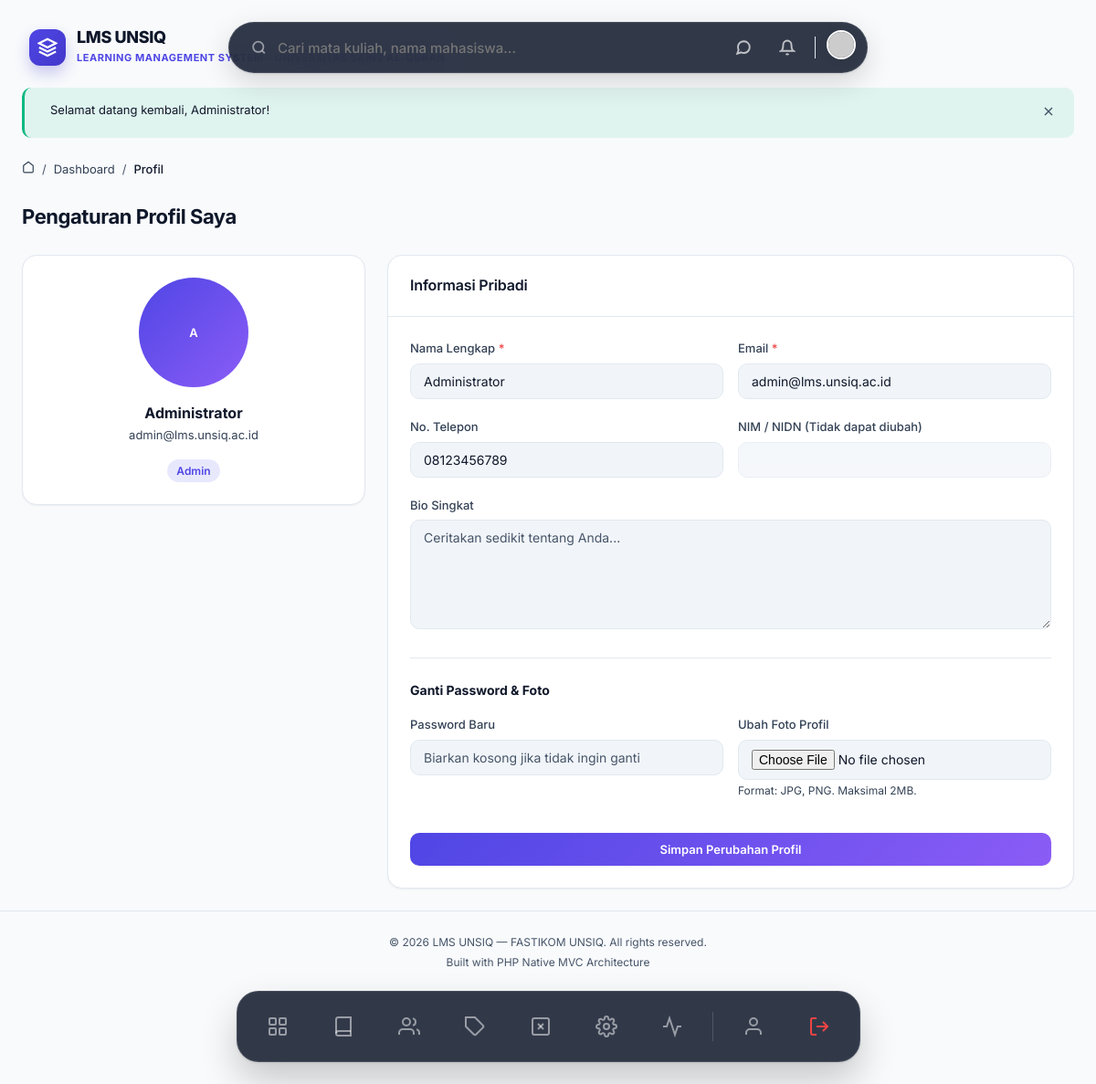
Screenshot of /profile (signed in) with the database file from the repository.
### tables this page shows
CREATE TABLE IF NOT EXISTS settings (
    id INT AUTO_INCREMENT PRIMARY KEY,
    key_name VARCHAR(100) NOT NULL UNIQUE,
    value TEXT NULL,
    group_name VARCHAR(50) NOT NULL DEFAULT 'general',
    description VARCHAR(255) NULL,
    INDEX idx_settings_group (group_name)
);

CREATE TABLE IF NOT EXISTS users (
    id INT AUTO_INCREMENT PRIMARY KEY,
    name VARCHAR(100) NOT NULL,
    email VARCHAR(150) NOT NULL UNIQUE,
    password VARCHAR(255) NOT NULL,
    role ENUM('admin', 'dosen', 'mahasiswa') NOT NULL DEFAULT 'mahasiswa',
    nim_nidn VARCHAR(30) NULL COMMENT 'NIM untuk mahasiswa, NIDN untuk dosen',
    phone VARCHAR(20) NULL,
    avatar VARCHAR(255) NULL,
    bio TEXT NULL,
    is_active TINYINT(1) NOT NULL DEFAULT 1,
    last_login_at DATETIME NULL,
    created_at TIMESTAMP DEFAULT CURRENT_TIMESTAMP,
    updated_at TIMESTAMP DEFAULT CURRENT_TIMESTAMP ON UPDATE CURRENT_TIMESTAMP,
    INDEX idx_users_role (role),
    INDEX idx_users_email (email),
    INDEX idx_users_nim_nidn (nim_nidn)
);

### app/Views/profile/edit.php (the view, shortened to what the rows shown need)
<div class="animate-fade-in">
    <div class="page-header"><h1>Pengaturan Profil Saya</h1></div>
    <div class="dashboard-grid" style="grid-template-columns: 1fr 2fr;">
        <div class="card text-center mb-4" style="height:max-content;">
            <div class="card-body">
                <div class="user-avatar" style="width:120px;height:120px;font-size:40px;margin:0 auto 16px;">
                    <?php if (!empty($user['avatar'])): ?>
                        <img src="<?= upload_url($user['avatar']) ?>" alt="Avatar">
                    <?php else: ?>
                        <span class="avatar-initial"><?= strtoupper(substr($user['name'], 0, 1)) ?></span>
                    <?php endif; ?>
                </div>
                <h3 style="font-size:var(--font-size-lg);"><?= e($user['name']) ?></h3>
                <p class="text-muted text-sm"><?= e($user['email']) ?></p>
                <div class="mt-3"><span class="badge badge-primary"><?= ucfirst($user['role']) ?></span></div>
            </div>
        </div>
        <div class="card">
            <div class="card-header"><h3>Informasi Pribadi</h3></div>
            <div class="card-body">
                <form method="POST" action="<?= url('/profile/update') ?>" enctype="multipart/form-data">
                    <div class="form-row">
                        <div class="form-group">
                            <label class="form-label">Nama Lengkap <span class="required">*</span></label>
                            <input type="text" name="name" class="form-control" value="<?= e($user['name']) ?>" required>
                        </div>
                        <div class="form-group">
                            <label class="form-label">Email <span class="required">*</span></label>
                            <input type="email" name="email" class="form-control" value="<?= e($user['email']) ?>" required>
                        </div>
                    </div>
                    <div class="form-row">
                        <div class="form-group">
                            <label class="form-label">No. Telepon</label>
                            <input type="text" name="phone" class="form-control" value="<?= e($user['phone']) ?>">
                        </div>
                        <div class="form-group">
                            <label class="form-label">NIM / NIDN (Tidak dapat diubah)</label>
                            <input type="text" class="form-control" value="<?= e($user['nim_nidn']) ?>" disabled style="opacity:0.7">
                        </div>
                    </div>
                    <div class="form-group">
                        <label class="form-label">Bio Singkat</label>
                        <textarea name="bio" class="form-control" rows="3" placeholder="Ceritakan sedikit tentang Anda..."><?= e($user['bio']) ?></textarea>
                    </div>
                    <hr style="border:0;border-top:1px solid var(--border-color);margin:24px 0;">
                    <h4 class="mb-3">Ganti Password & Foto</h4>
                    <div class="form-row">
                        <div class="form-group">
                            <label class="form-label">Password Baru</label>
                            <input type="password" name="password" class="form-control" placeholder="Biarkan kosong jika tidak ingin ganti" minlength="6">
                        </div>
                        <div class="form-group">
                            <label class="form-label">Ubah Foto Profil</label>
                            <input type="file" name="avatar" class="form-control" accept="image/*">
                            <span class="form-text text-muted">Format: JPG, PNG. Maksimal 2MB.</span>
                        </div>
                    </div>
                    <button type="submit" class="btn btn-primary mt-3 w-full" style="justify-content:center;">Simpan Perubahan Profil</button>
                </form>
            </div>
        </div>
    </div>
</div>

### app/Core/Router.php (shortened to what the rows shown need)
<?php
class Router
{
    private array $routes = [
        'GET'    => [],
        'POST'   => [],
        'PUT'    => [],
        'DELETE' => [],
    ];
    private function addRoute(string $method, string $uri, array $action, array $middleware = []): self
    {
        $this->routes[$method][] = [
            'uri'        => $uri,
            'controller' => $action[0],
            'method'     => $action[1],
            'middleware'  => $middleware,
        ];
        return $this;
    }
    public function dispatch(string $requestMethod, string $requestUri): void
    {
        $routes = $this->routes[$requestMethod] ?? [];
        foreach ($routes as $route) {
            $params = $this->matchRoute($route['uri'], $requestUri);
            if ($params !== false) {
                $methodName      = $route['method'];
                $controller = new $controllerClass();
                call_user_func_array([$controller, $methodName], $params);
                return;
            }
        }
        throw new Exceptions\NotFoundException("Route [{$requestMethod} {$requestUri}] not found.");
    }
    private function matchRoute(string $routeUri, string $requestUri): array|false
    {
        $pattern = preg_replace('/\{([a-zA-Z_]+)\}/', '([a-zA-Z0-9_-]+)', $routeUri);
        $pattern = '#^' . $pattern . '$#';
        if (preg_match($pattern, $requestUri, $matches)) {
            array_shift($matches);
            return $matches;
        }
        return false;
    }
}

### app/Views/partials/navbar.php (shortened to what the rows shown need)
<?php
$user = $currentUser ?? \App\Core\Session::user();
$notifCount = 0;
try {
    $notifModel = new \App\Models\Notification();
    $notifCount = $notifModel->countUnread($user['id'] ?? 0);
} catch (\Throwable $e) {}
?>
<div style="display: flex; justify-content: center; position: sticky; top: 24px; z-index: 999; margin-bottom: 24px; pointer-events: none; width: 100%;">
<?php
    $settingModel = new \App\Models\Setting();
    $siteName = $settingModel->getValue('site_name', 'LMS UNSIQ');
    $siteDesc = $settingModel->getValue('site_description', 'Portal Akademik');
    $siteLogo = $settingModel->getValue('site_logo');
?>
    <a href="<?= url('/dashboard') ?>" style="position: absolute; left: 32px; top: 50%; transform: translateY(-50%); pointer-events: auto; display: flex; align-items: center; gap: 12px; text-decoration: none; transition: transform 0.2s;" onmouseover="this.style.transform='translateY(-50%) scale(1.02)'" onmouseout="this.style.transform='translateY(-50%) scale(1)'">
        <?php if (!empty($siteLogo)): ?>
            <img src="<?= e(str_starts_with($siteLogo, 'http') ? $siteLogo : upload_url($siteLogo)) ?>" alt="Logo" style="width: 40px; height: 40px; border-radius: 8px; object-fit: contain;">
        <?php else: ?>
            <div style="width: 40px; height: 40px; background: linear-gradient(135deg, #4f46e5, #4338ca); border-radius: 12px; display: flex; justify-content: center; align-items: center; box-shadow: 0 8px 16px rgba(67,56,202,0.25);">
                <svg width="22" height="22" viewBox="0 0 24 24" fill="none" stroke="white" stroke-width="2.5"><path d="M12 2L2 7l10 5 10-5-10-5z"/><path d="M2 17l10 5 10-5"/><path d="M2 12l10 5 10-5"/></svg>
            </div>
        <?php endif; ?>
        <div>
            <h1 style="font-size: 18px; font-weight: 800; color: var(--text-primary); letter-spacing: -0.02em; margin: 0; line-height: 1.1;"><?= e($siteName) ?></h1>
            <span style="font-size: 11px; font-weight: 700; color: var(--accent-primary); letter-spacing: 0.05em; text-transform: uppercase;"><?= e($siteDesc) ?></span>
        </div>
    </a>
    <div style="pointer-events: auto; display: flex; justify-content: space-between; align-items: center; background: rgba(15, 23, 42, 0.85); backdrop-filter: blur(16px); padding: 8px 12px 8px 24px; border-radius: 999px; box-shadow: 0 10px 30px rgba(0,0,0,0.15), 0 1px 3px rgba(0,0,0,0.1); border: 1px solid rgba(255,255,255,0.1); width: 100%; max-width: 700px; transition: all 0.3s cubic-bezier(0.34, 1.56, 0.64, 1);">
        <form action="<?= url('/search') ?>" method="GET" style="display: flex; align-items: center; gap: 12px; flex: 1; margin:0;">
            <svg width="18" height="18" viewBox="0 0 24 24" fill="none" stroke="currentColor" stroke-width="2.5" style="color: rgba(255,255,255,0.5);"><circle cx="11" cy="11" r="8"/><line x1="21" y1="21" x2="16.65" y2="16.65"/></svg>
            <input type="text" name="q" placeholder="Cari mata kuliah, nama mahasiswa..." style="border: none; background: transparent; width: 100%; font-size: 15px; font-weight: 500; outline: none; color: white; font-family: inherit;" autocomplete="off">
        </form>
        <div style="display: flex; align-items: center; gap: 12px;">
            <a href="<?= url('/messages') ?>" style="position:relative; text-decoration: none; width: 36px; height: 36px; display: flex; align-items: center; justify-content: center; border-radius: 50%; color: rgba(255,255,255,0.7); transition: background 0.2s;" onmouseover="this.style.background='rgba(255,255,255,0.1)'" onmouseout="this.style.background='transparent'">
                <svg width="18" height="18" viewBox="0 0 24 24" fill="none" stroke="currentColor" stroke-width="2.5"><path d="M21 11.5a8.38 8.38 0 0 1-.9 3.8 8.5 8.5 0 0 1-7.6 4.7 8.38 8.38 0 0 1-3.8-.9L3 21l1.9-5.7a8.38 8.38 0 0 1-.9-3.8 8.5 8.5 0 0 1 4.7-7.6 8.38 8.38 0 0 1 3.8-.9h.5a8.48 8.48 0 0 1 8 8v.5z"/></svg>
            </a>
            <?php if ($notifCount > 0): ?>
            <a href="<?= url('/notifications') ?>" style="text-decoration: none; background: var(--bg-primary); padding: 6px 12px; border-radius: 99px; font-size: 13px; font-weight: 700; color: var(--accent-primary); border: 1px solid var(--border-color); display: flex; align-items: center; gap: 6px; box-shadow: 0 2px 4px rgba(0,0,0,0.02); transition: transform 0.2s;" onmouseover="this.style.transform='scale(1.05)'" onmouseout="this.style.transform='scale(1)'">
                <div style="width: 6px; height: 6px; background: var(--accent-success); border-radius: 50%;"></div>
                <?= $notifCount ?> Info
            </a>
            <?php else: ?>
            <a href="<?= url('/notifications') ?>" style="text-decoration: none; width: 36px; height: 36px; display: flex; align-items: center; justify-content: center; border-radius: 50%; color: rgba(255,255,255,0.7); transition: background 0.2s;" onmouseover="this.style.background='rgba(255,255,255,0.1)'" onmouseout="this.style.background='transparent'">
                <svg width="18" height="18" viewBox="0 0 24 24" fill="none" stroke="currentColor" stroke-width="2.5"><path d="M18 8A6 6 0 006 8c0 7-3 9-3 9h18s-3-2-3-9"/><path d="M13.73 21a2 2 0 01-3.46 0"/></svg>
            </a>
            <?php endif; ?>
            <a href="<?= url('/profile') ?>">
                <img src="<?= !empty($user['avatar']) ? upload_url($user['avatar']) : 'https://ui-avatars.com/api/?name='.urlencode($user['name'] ?? 'U').'&background=6366f1&color=fff' ?>" alt="Avatar" style="width: 32px; height: 32px; border-radius: 50%; box-shadow: 0 2px 8px rgba(0,0,0,0.1); border: 2px solid white; transition: transform 0.2s;" onmouseover="this.style.transform='scale(1.1)'" onmouseout="this.style.transform='scale(1)'">
            </a>
        </div>
    </div>
</div>

### rows the page displays
settings: value "LMS UNSIQ"
settings: value "LEARNING MANAGEMENT SYSTEM - UNIVERSITAS SAINS AL-QURAN"
users: name "A", name "Administrator", email "admin@lms.unsiq.ac.id", role "Admin", phone "08123456789"

### other values shown
$message "Selamat datang kembali, Administrator!"
$crumb['label'] "Dashboard"
$crumb['label'] "Profil"
